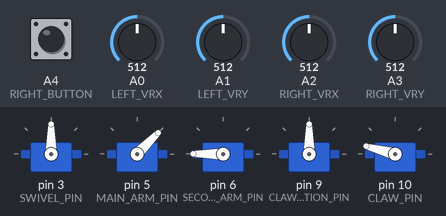
Bench run of a sketch on a simulated Arduino Uno, built with avr-gcc and run on an emulated ATmega328P. Parts: 5 × servo. The test bench sets the inputs (shaded band); at power-on: A0 (LEFT_VRX) = 512, A1 (LEFT_VRY) = 512, A2 (RIGHT_VRX) = 512, A3 (RIGHT_VRY) = 512, A4 (RIGHT_BUTTON) HIGH.

Above: at 1.2 s.
1.3 s: A0 (LEFT_VRX) set to 592
2.8 s: A0 (LEFT_VRX) set to 619
At 3.28 s:
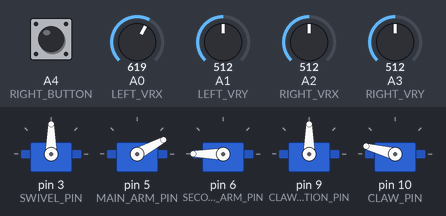
At 4.5 s:
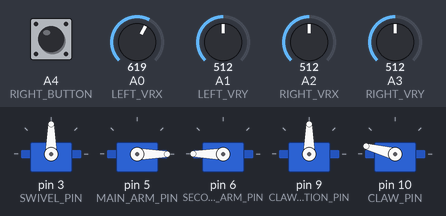
5.8 s: A1 (LEFT_VRY) set to 584
7.3 s: A1 (LEFT_VRY) set to 619
At 7.97 s:
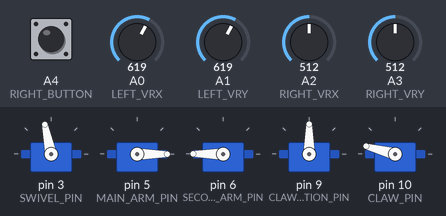
10.3 s: A2 (RIGHT_VRX) set to 592
13.3 s: A2 (RIGHT_VRX) set to 611
At 13.37 s:
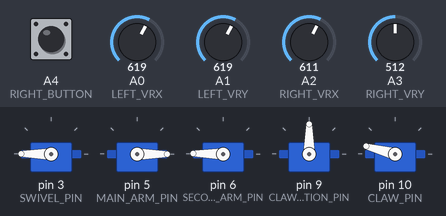
Timing chart, 0 to 20.2 s (numbered marks = the images above; inputs shaded):
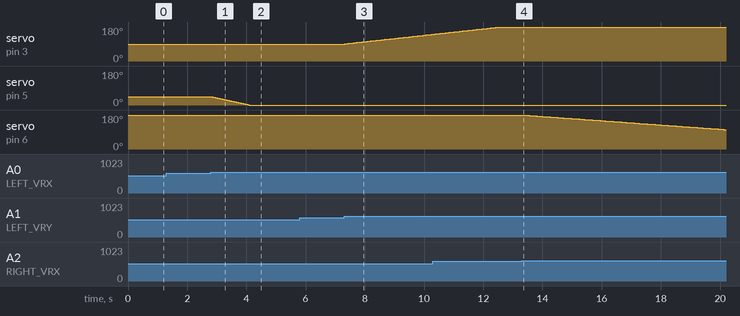

Measured:
- the behaviour switches between 600 and 601 on A0 (LEFT_VRX) (found by bisection; images 0 and 1)
- the behaviour switches between 600 and 601 on A1 (LEFT_VRY) (found by bisection; images 2 and 3)
- the behaviour switches between 600 and 601 on A2 (RIGHT_VRX) (found by bisection; images 3 and 4)
- after the input at 1.3 s, every drawn part: stays the same
- after the input at 2.8 s, servo on pin 5 (MAIN_ARM_PIN): moves from 45° to 0° over 1.3 s, starting at once
- after the input at 5.8 s, every drawn part: stays the same
- after the input at 7.3 s, servo on pin 3 (SWIVEL_PIN): moves from 90° to 141° over 2.9 s, starting at once
- after the input at 13.3 s, servo on pin 6 (SECOND_ARM_PIN): moves from 180° to 103° over 6.8 s, starting after 0.07 s

The sketch:

gripper_v1.ino
```cpp
//Tejwant Lilboy
#include <Servo.h>

// ==================================================
// SERVO OBJECTS
// ==================================================

Servo swivelServo;
Servo mainArmServo;
Servo secondArmServo;
Servo clawRotationServo;
Servo clawServo;


// ==================================================
// JOYSTICK INPUTS
// ==================================================

// LEFT JOYSTICK
const int LEFT_VRX = A0;
const int LEFT_VRY = A1;

// RIGHT JOYSTICK
const int RIGHT_VRX = A2;
const int RIGHT_VRY = A3;

// RIGHT JOYSTICK BUTTON
const int RIGHT_BUTTON = A4;


// ==================================================
// SERVO SIGNAL PINS
// ==================================================

const int SWIVEL_PIN = 3;
const int MAIN_ARM_PIN = 5;
const int SECOND_ARM_PIN = 6;
const int CLAW_ROTATION_PIN = 9;
const int CLAW_PIN = 10;


// ==================================================
// SERVO ANGLES
// ==================================================

int swivelAngle = 90;
int mainArmAngle = 45;
int secondArmAngle = 180;
int clawRotationAngle = 90;


// Claw state
// 1 = CLOSED
// 0 = OPEN
int clawState = 1;


// ==================================================
// JOYSTICK SETTINGS
// ==================================================

const int DEADZONE_LOW = 400;
const int DEADZONE_HIGH = 600;


// ==================================================
// SETUP
// ==================================================

void setup() {

  // Attach servos
  swivelServo.attach(SWIVEL_PIN);
  mainArmServo.attach(MAIN_ARM_PIN);
  secondArmServo.attach(SECOND_ARM_PIN);
  clawRotationServo.attach(CLAW_ROTATION_PIN);
  clawServo.attach(CLAW_PIN);


  // Starting positions
  swivelServo.write(swivelAngle);
  mainArmServo.write(mainArmAngle);
  secondArmServo.write(secondArmAngle);
  clawRotationServo.write(clawRotationAngle);

  // Claw starts CLOSED
  clawServo.write(165);


  // Joystick button
  pinMode(RIGHT_BUTTON, INPUT_PULLUP);
}


// ==================================================
// MAIN LOOP
// ==================================================

void loop() {

  // Read joystick positions
  int leftVRX = analogRead(LEFT_VRX);
  int leftVRY = analogRead(LEFT_VRY);

  int rightVRX = analogRead(RIGHT_VRX);
  int rightVRY = analogRead(RIGHT_VRY);


  // ==================================================
  // SERVO 1 - SWIVEL
  // LEFT JOYSTICK VRY → A1
  // ==================================================

  // DOWN → decrease angle
  if (leftVRY < DEADZONE_LOW) {

    swivelAngle -= 1;
    swivelAngle = constrain(swivelAngle, 0, 180);

    swivelServo.write(swivelAngle);

    // Further from center = faster
    int speedDelay = map(leftVRY, 0, DEADZONE_LOW, 3, 30);
    delay(speedDelay);
  }

  // UP → increase angle
  if (leftVRY > DEADZONE_HIGH) {

    swivelAngle += 1;
    swivelAngle = constrain(swivelAngle, 0, 180);

    swivelServo.write(swivelAngle);

    int speedDelay = map(leftVRY, DEADZONE_HIGH, 1023, 30, 3);
    delay(speedDelay);
  }


  // ==================================================
  // SERVO 2 - MAIN ARM
  // LEFT JOYSTICK VRX → A0
  // ==================================================

  // LEFT → increase angle
  if (leftVRX < DEADZONE_LOW) {

    mainArmAngle += 1;
    mainArmAngle = constrain(mainArmAngle, 0, 180);

    mainArmServo.write(mainArmAngle);

    int speedDelay = map(leftVRX, 0, DEADZONE_LOW, 3, 30);
    delay(speedDelay);
  }

  // RIGHT → decrease angle
  if (leftVRX > DEADZONE_HIGH) {

    mainArmAngle -= 1;
    mainArmAngle = constrain(mainArmAngle, 0, 180);

    mainArmServo.write(mainArmAngle);

    int speedDelay = map(leftVRX, DEADZONE_HIGH, 1023, 30, 3);
    delay(speedDelay);
  }


  // ==================================================
  // SERVO 3 - SECOND ARM
  // RIGHT JOYSTICK VRX → A2
  // ==================================================

  // LEFT → increase angle
  if (rightVRX < DEADZONE_LOW) {

    secondArmAngle += 1;
    secondArmAngle = constrain(secondArmAngle, 0, 180);

    secondArmServo.write(secondArmAngle);

    int speedDelay = map(rightVRX, 0, DEADZONE_LOW, 3, 30);
    delay(speedDelay);
  }

  // RIGHT → decrease angle
  if (rightVRX > DEADZONE_HIGH) {

    secondArmAngle -= 1;
    secondArmAngle = constrain(secondArmAngle, 0, 180);

    secondArmServo.write(secondArmAngle);

    int speedDelay = map(rightVRX, DEADZONE_HIGH, 1023, 30, 3);
    delay(speedDelay);
  }


  // ==================================================
  // SERVO 4 - CLAW ROTATION
  // RIGHT JOYSTICK VRY → A3
  // ==================================================

  // DOWN → increase angle
  if (rightVRY < DEADZONE_LOW) {

    clawRotationAngle += 1;
    clawRotationAngle = constrain(clawRotationAngle, 0, 180);

    clawRotationServo.write(clawRotationAngle);

    int speedDelay = map(rightVRY, 0, DEADZONE_LOW, 3, 30);
    delay(speedDelay);
  }

  // UP → decrease angle
  if (rightVRY > DEADZONE_HIGH) {

    clawRotationAngle -= 1;
    clawRotationAngle = constrain(clawRotationAngle, 0, 180);

    clawRotationServo.write(clawRotationAngle);

    int speedDelay = map(rightVRY, DEADZONE_HIGH, 1023, 30, 3);
    delay(speedDelay);
  }


  // ==================================================
  // SERVO 5 - CLAW OPEN / CLOSE
  // RIGHT JOYSTICK BUTTON → A4
  // ==================================================

  if (digitalRead(RIGHT_BUTTON) == LOW) {

    // Debounce buffer
    delay(50);

    // Confirm button is still pressed
    if (digitalRead(RIGHT_BUTTON) == LOW) {

      // Toggle state
      clawState = !clawState;


      switch (clawState) {

        case 0:  // OPEN
          clawServo.write(85);
          break;

        case 1:  // CLOSED
          clawServo.write(180);
          break;
      }


      // Wait for button release
      while (digitalRead(RIGHT_BUTTON) == LOW) {
        delay(10);
      }

      // Release debounce
      delay(50);
    }
  }
}
```
